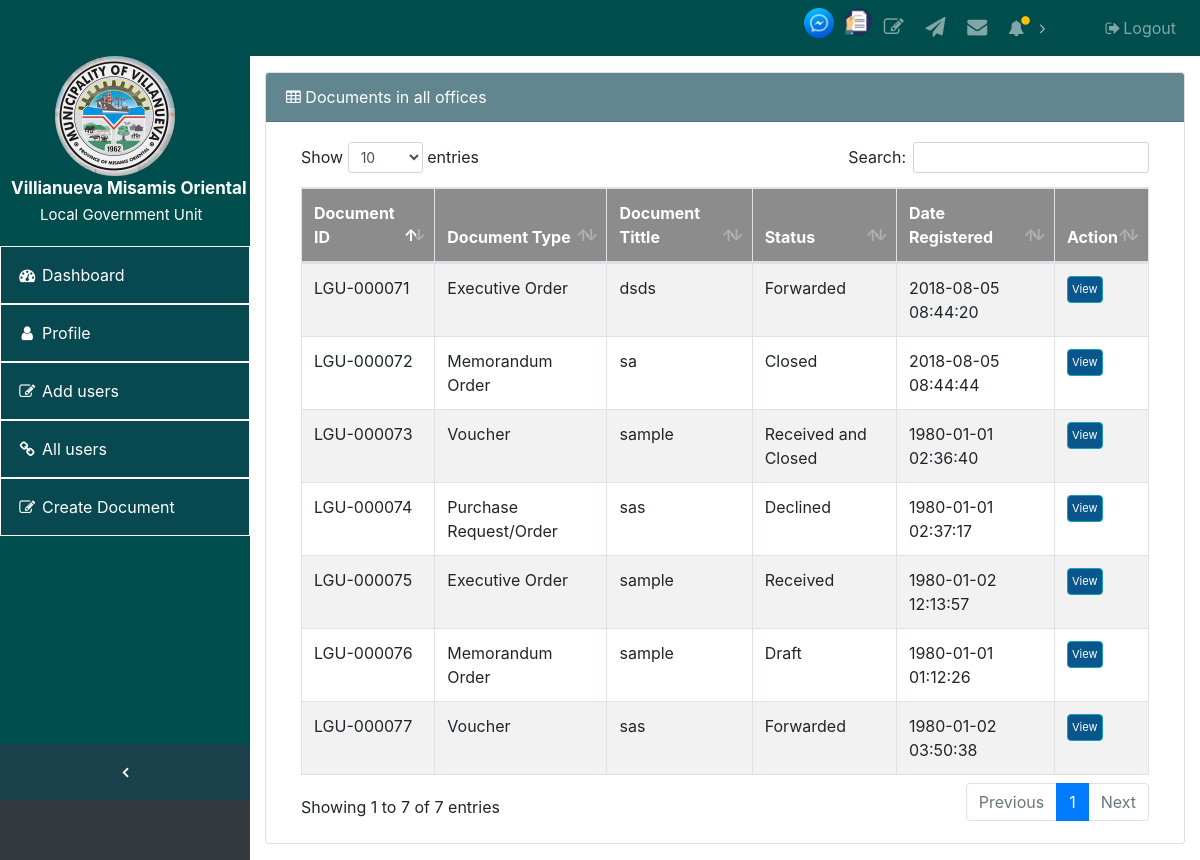
The page /Admin_office/fake.php on the database its author committed.
### tables this page shows
CREATE TABLE IF NOT EXISTS `tbl_documents` (
  `id` varchar(11) NOT NULL DEFAULT '0',
  `file` varchar(200) NOT NULL,
  `Document_type` varchar(200) NOT NULL,
  `Document_title` varchar(200) NOT NULL,
  `Content` varchar(200) NOT NULL,
  `Froms` varchar(200) NOT NULL,
  `Status` varchar(200) NOT NULL,
  `Document_create` varchar(200) NOT NULL,
  `decline_message` varchar(200) NOT NULL,
  `Date_created` datetime NOT NULL,
  `msg_stat` varchar(200) NOT NULL,
  `Date_sent` datetime NOT NULL,
  `Document_sent_status` varchar(200) NOT NULL,
  `size` varchar(200) NOT NULL,
  `personnel_para_history_log` varchar(200) NOT NULL,
  `office_para_history_log` varchar(200) NOT NULL,
  `admin_notify` int(200) NOT NULL,
  `notify_user` int(200) NOT NULL,
  PRIMARY KEY (`id`)
);

### Admin_office/fake.php (the view, shortened to what this page needs)
<!DOCTYPE html>
<html lang="en">
<head>
  <link href="vendor/bootstrap/css/bootstrap.min.css" rel="stylesheet">
  <link href="vendor/font-awesome/css/font-awesome.min.css" rel="stylesheet" type="text/css">
  <link href="vendor/datatables/dataTables.bootstrap4.css" rel="stylesheet">
  <link href="css/sb-admin.css" rel="stylesheet">
   <link rel="stylesheet" type="text/css" href="../css/animate.css">
</head>
<body class="fixed-nav  bg-dark" id="page-top">
  <nav class="navbar navbar-expand-lg navbar-dark  fixed-top" style="background-color:#004d4d;" id="mainNav">
    <div class="collapse navbar-collapse" id="navbarResponsive">
      <ul class="navbar-nav navbar-sidenav" id="exampleAccordion" style="background-color:#004d4d;color:white;" >
           <span class="nav-link-text"><img src="../img/logo.jpg" width="120" style="margin-left:55px;margin-top:0;" class="img"><br><strong> <span style="font-size:17px;margin-left:11px;"> Villianueva Misamis Oriental </span></strong><br><span style="font-size:15px;margin-left:40px;">Local Government Unit</span>
        </span><style>.img {border-radius: 100%;}</style>
        <li class="nav-item" data-toggle="tooltip" data-placement="right" title="Dashboard" style="border:solid 1px;margin-top:20px;background: RGBA(13, 70, 83, 0.65);color:white;">
          <a class="nav-link" href="index.php">
            <i class="fa fa-fw fa-dashboard" style="color:white;"></i>
            <span class="nav-link-text" style="color:white;">Dashboard</span>
          </a>
        </li>
        <li class="nav-item" data-toggle="tooltip" data-placement="right" title="Profile" style="border:solid 1px;background: RGBA(13, 70, 83, 0.65);">
          <a class="nav-link" data-toggle="modal" data-target="#AdminModal">
            <i class="fa fa-fw fa-user" style="color:white;"></i>
            <span class="nav-link-text" style="color:white;">Profile</span>
          </a>
        </li>
          <li class="nav-item" data-toggle="tooltip" data-placement="right" title="Add users" style="border:solid 1px;background: RGBA(13, 70, 83, 0.65);">
          <a class="nav-link"  data-toggle="modal" data-target="#CreateUserModal">
            <i class="fa fa-fw fa-edit" style="color:white;"></i>
            <span class="nav-link-text" style="color:white;">Add users</span>
          </a>
        </li>
        <li class="nav-item" data-toggle="tooltip" data-placement="right" title="All offices user" style="border:solid 1px;background: RGBA(13, 70, 83, 0.65);">
          <a class="nav-link"  href="view_all_users.php">
            <i class="fa fa-fw fa-link" style="color:white;"></i>
            <span class="nav-link-text" style="color:white;">All users</span>
          </a>
        </li>
          <li class="nav-item" data-toggle="tooltip" data-placement="right" title="Create Document" style="border:solid 1px;background:RGBA(13, 70, 83, 0.65);">
          <a class="nav-link"  data-toggle="modal" data-target="#ModalSaPagAddDocument" >
            <i class="fa fa-fw fa-edit" style="color:white;"></i>
            <span class="nav-link-text" style="color:white;">Create Document</span>
          </a>
        </li>
      </ul>
      <ul class="navbar-nav sidenav-toggler" style="background-color: RGBA(13, 70, 83, 0.65);color:white">
        <li class="nav-item">
          <a class="nav-link text-center" id="sidenavToggler">
            <i class="fa fa-fw fa-angle-left" style="color:white;"></i>
          </a>
        </li>
      </ul>
      <ul class="navbar-nav ml-auto">
      <li class="nav-item">
          <a data-toggle="tooltip" data-placement="bottom" title="Message">
            <i data-toggle="modal" data-target="#modal-register_chat_box"><img src="../img/media.png" class="img-circle" width="30" height="30"></i>
            </a>
        </li> &nbsp&nbsp
        <li class="nav-item">
          <a data-toggle="tooltip" data-placement="bottom" title="Received Documents">
            <i data-toggle="modal" data-target="#modal-register_recieve"><img src="../img/1.png" class="img-circle" width="30" height="30"></i>
            </a>
        </li>
         <li class="nav-item">
          <a class="nav-link" data-toggle="tooltip" data-placement="bottom" title="Created Documents"  data-toggle="modal" data-target="#exampleModal">
             <i data-toggle="modal" data-target="#modal-register_create" class="fa fa-fw fa-edit" style="font-size:20px;"></i>
            </a>
        </li>
        <li class="nav-item">
          <a class="nav-link" data-toggle="tooltip" data-placement="bottom" title="Sent Documents" >
             <i data-toggle="modal" data-target="#modal-register_sent" class="fa fa-fw fa-send" style="font-size:20px;"></i>
            </a>
        </li>
        <li class="nav-item" data-toggle="tooltip" data-placement="bottom" title="Document Incoming" >
          <a class="nav-link">
             <i data-toggle="modal" data-target="#modal-register_4" class="fa fa-fw fa-envelope" style="font-size:20px;"></i>
            </a>
        </li>
      <li class="nav-item dropdown" data-toggle="tooltip" data-placement="bottom" title="Notification" >
          <a class="nav-link dropdown-toggle mr-lg-2" id="alertsDropdown" href="#" data-toggle="dropdown" aria-haspopup="true" aria-expanded="false" >
            <i class="fa fa-fw fa-bell"></i>
            <span class="indicator text-warning d-none d-lg-block">
              <i class="fa fa-fw fa-circle"></i>
            </span>
          </a>
     </li>
        <li class="nav-item">
          <form class="form-inline my-2 my-lg-0 mr-lg-2">
            <div class="input-group">
              <span class="nav-link"><?php echo $_SESSION["username"]; ?></span>
            </div>
          </form>
        </li>
        <li class="nav-item">
          <a class="nav-link" data-toggle="modal" data-target="#exampleModal">
            <i class="fa fa-fw fa-sign-out"></i>Logout</a>
        </li>
      </ul>
    </div>
  </nav>
 <div class="content-wrapper">
    <div class="container-fluid">
      <div class="card mb-3">
        <div class="card-header" style="background-color: RGBA(13, 70, 83, 0.65);color:white;">
          <i class="fa fa-table" ></i> Documents in all offices</div>
        <div class="card-body">
        <?php
                 $connect = mysqli_connect("localhost", "root", "", "villa_dblgu");
                $query = "SELECT * FROM tbl_documents ORDER BY Date_created  ";
                 $result = mysqli_query($connect, $query);
                 ?>
          <div class="table-responsive">
            <table class="table table-bordered table-striped table-hover" id="dataTable" width="100%" cellspacing="0">
              <thead>
                <tr>
                  <th style="background:#8c8c8c;color:white;">Document ID</th>
                  <th style="background:#8c8c8c;color:white;">Document Type</th>
                  <th style="background:#8c8c8c;color:white;">Document Tittle</th>
                  <th style="background:#8c8c8c;color:white;">Status</th>
                  <th style="background:#8c8c8c;color:white;">Date Registered</th>
                   <th style="background:#8c8c8c;color:white;">Action</th>
                </tr>
              </thead>
              <tbody>
                 <?php
                               while($row = mysqli_fetch_array($result))
                               {
                               ?>
                               <tr>
                                    <td><?php echo $row["id"]; ?></td>   <td><?php echo $row["Document_type"]; ?> </td>
                                    <td><?php echo $row["Document_title"]; ?></td>
                                    <td><?php echo $row["Document_sent_status"]; ?></td>
                                        <td><?php echo $row["Date_created"]; ?></td>
                                    <td><input data-toggle="tooltip" data-placement="top" title="View document datails" type="button" name="edit" style="background:#09568d;color:white;font-size:11px;padding:4px 5px 4px 4px;" value="View" id="<?php echo $row["id"]; ?>" class="btn btn-info btn-xs view" />
                                </td>
                <?php
                               }
                               ?>
              </tbody>
            </table>
          </div>
        </div>
      </div>
    </div>
</div>
</body>
</html>

### Admin_office/css/sb-admin.css (style rules this page uses)
html { position: relative; min-height: 100%; }
body { overflow-x: hidden; }
body.fixed-nav { padding-top: 56px; }
.content-wrapper { min-height: calc(100vh - 56px); padding-top: 1rem; }
#mainNav .navbar-collapse { overflow: auto; max-height: 75vh; }
#mainNav .navbar-collapse .navbar-nav .nav-item .nav-link { cursor: pointer; }
#mainNav .navbar-collapse .sidenav-toggler { display: none; }
#mainNav .navbar-collapse .navbar-nav > .nav-item.dropdown > .nav-link { position: relative; min-width: 45px; }
#mainNav .navbar-collapse .navbar-nav > .nav-item.dropdown > .nav-link:after { float: right; width: auto; content: '\f105'; border: none; font-family: 'FontAwesome'; }
#mainNav .navbar-collapse .navbar-nav > .nav-item.dropdown > .nav-link .indicator { position: absolute; top: 5px; left: 21px; font-size: 10px; }
@media (min-width: 992px) { #mainNav .navbar-collapse { overflow: visible; max-height: none; } }
@media (min-width: 992px) { #mainNav .navbar-collapse .navbar-sidenav { position: absolute; top: 0; left: 0; -webkit-flex-direction: column; -ms-flex-direction: column; flex-direction: column; margin-top: 56px; } }
@media (min-width: 992px) { #mainNav .navbar-collapse .navbar-sidenav > .nav-item { width: 250px; padding: 0; } }
@media (min-width: 992px) { #mainNav .navbar-collapse .navbar-sidenav > .nav-item > .nav-link { padding: 1em; } }
@media (min-width: 992px) { #mainNav .navbar-collapse .navbar-nav > .nav-item.dropdown > .nav-link { min-width: 0; } }
@media (min-width: 992px) { #mainNav .navbar-collapse .navbar-nav > .nav-item.dropdown > .nav-link:after { width: 24px; text-align: center; } }
#mainNav.fixed-top .sidenav-toggler { display: none; }
@media (min-width: 992px) { #mainNav.fixed-top .navbar-sidenav { height: calc(100vh - 112px); } }
@media (min-width: 992px) { #mainNav.fixed-top .sidenav-toggler { position: absolute; top: 0; left: 0; display: flex; -webkit-flex-direction: column; -ms-flex-direction: column; flex-direction: column; margin-top: calc(100vh - 56px); } }
@media (min-width: 992px) { #mainNav.fixed-top .sidenav-toggler > .nav-item { width: 250px; padding: 0; } }
@media (min-width: 992px) { #mainNav.fixed-top .sidenav-toggler > .nav-item > .nav-link { padding: 1em; } }
#mainNav.fixed-top.navbar-dark .sidenav-toggler { background-color: #212529; }
#mainNav.fixed-top.navbar-dark .sidenav-toggler a i { color: #adb5bd; }
.content-wrapper { overflow-x: hidden; background: white; }
@media (min-width: 992px) { .content-wrapper { margin-left: 250px; } }
#sidenavToggler i { font-weight: 800; }
#mainNav.navbar-dark .navbar-collapse .navbar-sidenav > .nav-item > .nav-link { color: #868e96; }
#mainNav.navbar-dark .navbar-collapse .navbar-nav > .nav-item.dropdown > .nav-link:after { color: #adb5bd; }
@media (min-width: 992px) { #mainNav.navbar-dark .navbar-collapse .navbar-sidenav { background: #343a40; } }

### Admin_office/fake.php (style rules this page uses)
.img { border-radius: 100%; }

### rows shown on the page
tbl_documents: id "LGU-000076", Document_type "Memorandum Order", Document_title "sample", Document_sent_status "Draft", Date_created "1980-01-01 01:12:26"
tbl_documents: id "LGU-000073", Document_type "Voucher", Document_title "sample", Document_sent_status "Received and Closed", Date_created "1980-01-01 02:36:40"
tbl_documents: id "LGU-000074", Document_type "Purchase Request/Order", Document_title "sas", Document_sent_status "Declined", Date_created "1980-01-01 02:37:17"
tbl_documents: id "LGU-000077", Document_type "Voucher", Document_title "sas", Document_sent_status "Forwarded", Date_created "1980-01-02 03:50:38"
tbl_documents: id "LGU-000075", Document_type "Executive Order", Document_title "sample", Document_sent_status "Received", Date_created "1980-01-02 12:13:57"
tbl_documents: id "LGU-000071", Document_type "Executive Order", Document_title "dsds", Document_sent_status "Forwarded", Date_created "2018-08-05 08:44:20"
tbl_documents: id "LGU-000072", Document_type "Memorandum Order", Document_title "sa", Document_sent_status "Closed", Date_created "2018-08-05 08:44:44"
